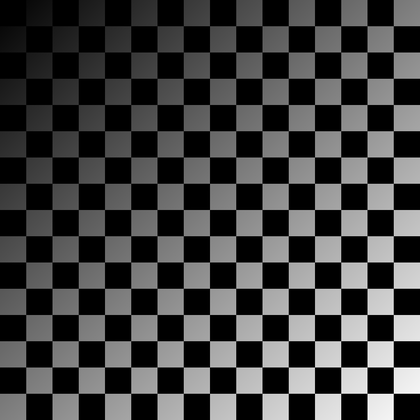
%> input picture pset3/Project 4.6/checkerboard1024-shaded.tif, 420 x 420 px, shrunk from 1024 x 1024 before the run
$ octave project4_6_c.m   (GNU Octave 9; MATLAB toolbox functions it lacks are replaced by stand-ins)
%> lines starting %> are read from the running program, lines starting %| are printed output that depends on the picture
img = imread('checkerboard1024-shaded.tif');
%> img is the input picture: size 420x420 uint8; min 0, max 255, mean 63.6
img = double(img);
%> img: size 420x420 double
[M, N] = size(img);
%> M = 420; N = 420
m = (M + 1) / 2;
%> m = 210.5
n = (N + 1) / 2;
%> n = 210.5
sigma = 4;
img_fft = fftshift(fft2(img));
H = zeros(M,N);
G = zeros(M,N);
for i=1:M
   for j=1:N
       d = (i-m)^2 + (j-n)^2;
       H(i,j) = exp(-d/(2*sigma^2));
    end
end
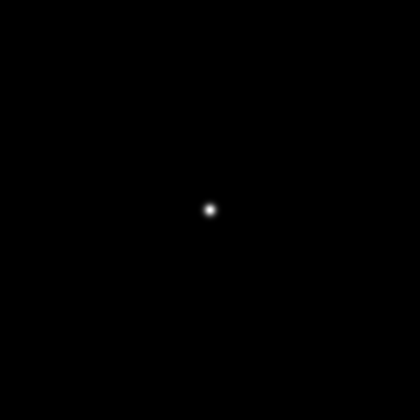
%> H: size 420x420 double; min 0, max 0.984, mean 0.00057
G = img_fft .* H;
G=ifft2(ifftshift(G));
G=real(G);
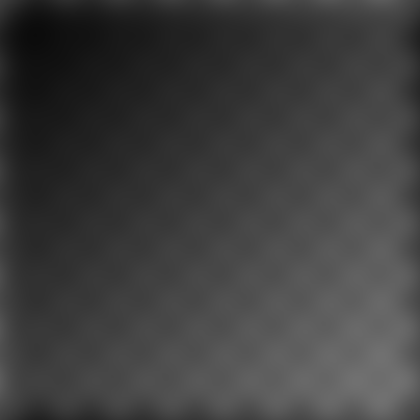
%> G: size 420x420 double; min 11.96, max 112.7, mean 62.6
img_result = img ./ G;
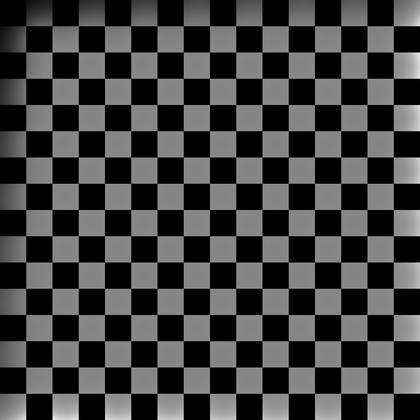
%> img_result: size 420x420 double; min 0, max 3.77, mean 0.986; drawn with min black and max white
subplot(1,2,1);imshow(img,[]);title('inpit');
subplot(1,2,2);imshow(img_result,[]);title('output');
